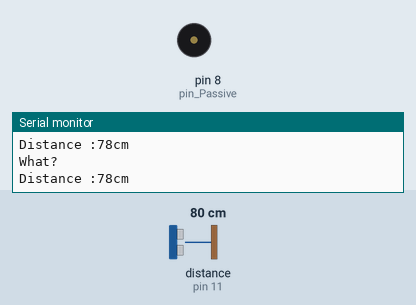
Recording of a sketch running on a simulated Arduino Uno, built with avr-gcc and run on an emulated ATmega328P. Parts: buzzer (waves = sounding), the last lines printed to the serial monitor. Wiring (inferred from the names in the program): ultrasonic range finder: trigger pin 12; echo pin 11. The test bench sets the inputs (shaded band); at power-on: distance to the obstacle (sensor on pin 11) 80 cm. The echo pulse lasts 58.3 µs per cm.

Above: at 1.2 s.
1.3 s: distance to the obstacle (sensor on pin 11) set to 43 cm
4.3 s: distance to the obstacle (sensor on pin 11) set to 36 cm
At 5.1 s:
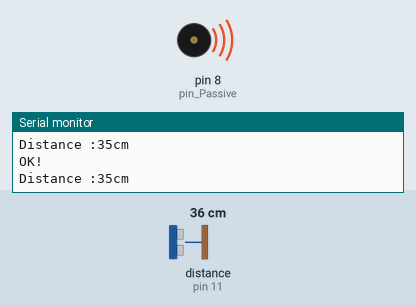
8.8 s: distance to the obstacle (sensor on pin 11) set to 120 cm
At 9.8 s:
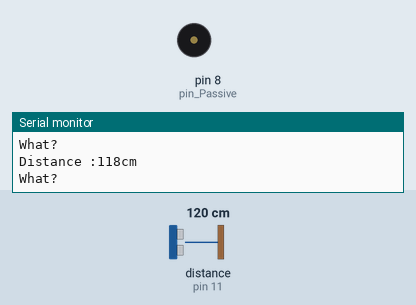
14.8 s: distance to the obstacle (sensor on pin 11) set to 4 cm
At 15.6 s:
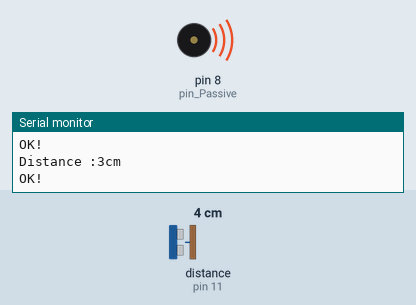
Timing chart, 0 to 17.8 s (numbered marks = the images above; inputs shaded):
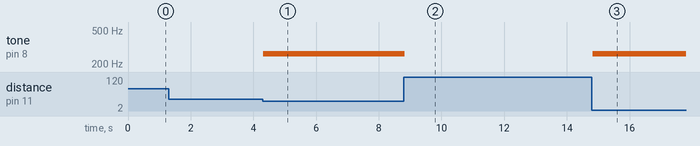

Measured:
- the behaviour switches between 41 and 40 cm on distance to the obstacle (sensor on pin 11) (found by bisection; images 0 and 1)
- after the input at 4.3 s, tone on pin 8 (pin_Passive): silent → 262 Hz at once
- after the input at 8.8 s, tone on pin 8 (pin_Passive): 262 Hz → silent at once
- after the input at 14.8 s, tone on pin 8 (pin_Passive): silent → 262 Hz at once

The sketch:

UltraSonic_Buzzer.ino
```cpp
#define pin_Echo 11
#define pin_Trig 12
#define pin_Passive 8

long duration;
int distance;

void setup(){
  pinMode(pin_Trig, OUTPUT);
  pinMode(pin_Echo, INPUT);
  pinMode(pin_Passive, OUTPUT);
  Serial.begin(9600);
  Serial.println("Ultrasonic Sensor Test!");
}

void loop(){
  digitalWrite(pin_Trig , LOW);
  delayMicroseconds(2);
  digitalWrite(pin_Trig, HIGH);
  delayMicroseconds(10);
  digitalWrite(pin_Trig, LOW);
  duration = pulseIn(pin_Echo, HIGH);
  distance = duration * 340 * 100 / 1000000 / 2 ;
  Serial.print("Distance :");
  Serial.print(distance);
  Serial.print("cm\n");

  if(distance < 40){
    tone(pin_Passive,262);
    Serial.println("OK!\n");
  }else{
    noTone(pin_Passive);
    Serial.println("What?");
  }
}
```
